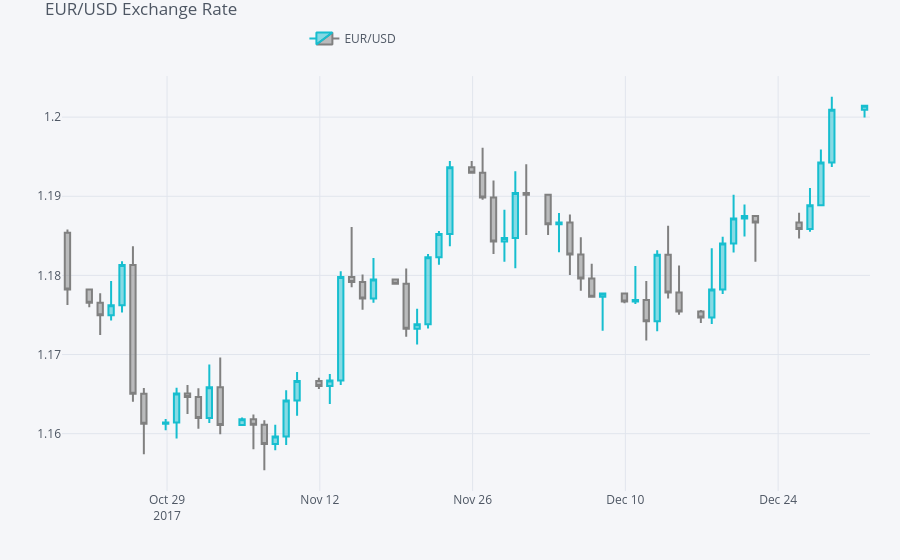

The cell this chart's notebook holds for it:
### Code cell
pyo.iplot(
    qf.iplot(asFigure=True),
    image='png',
    filename='qf_01'
)
